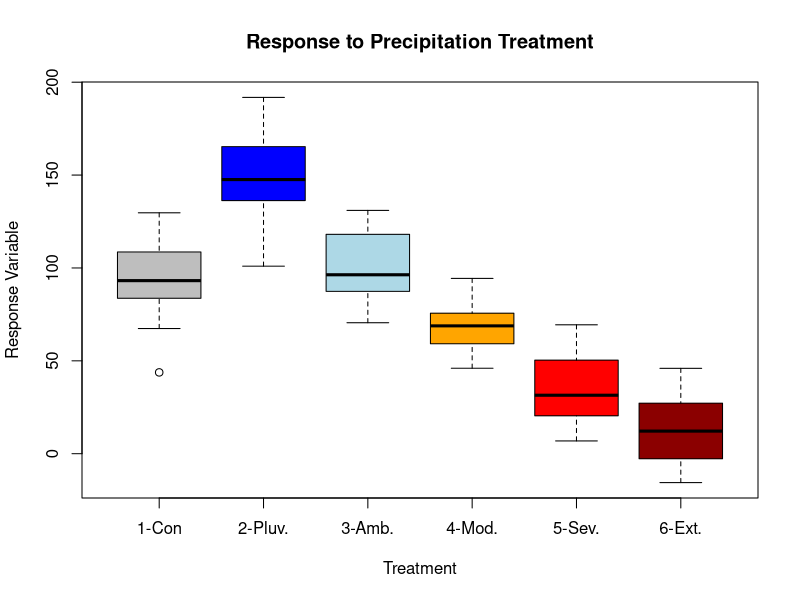
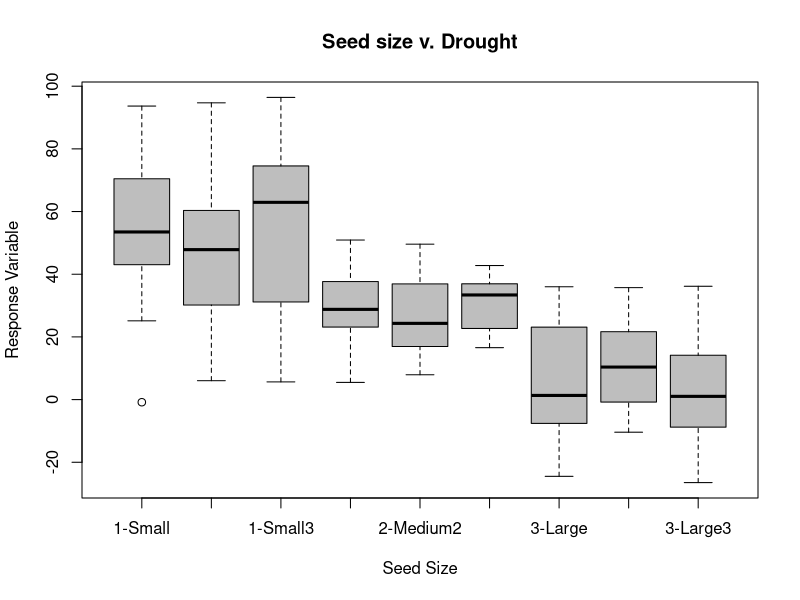
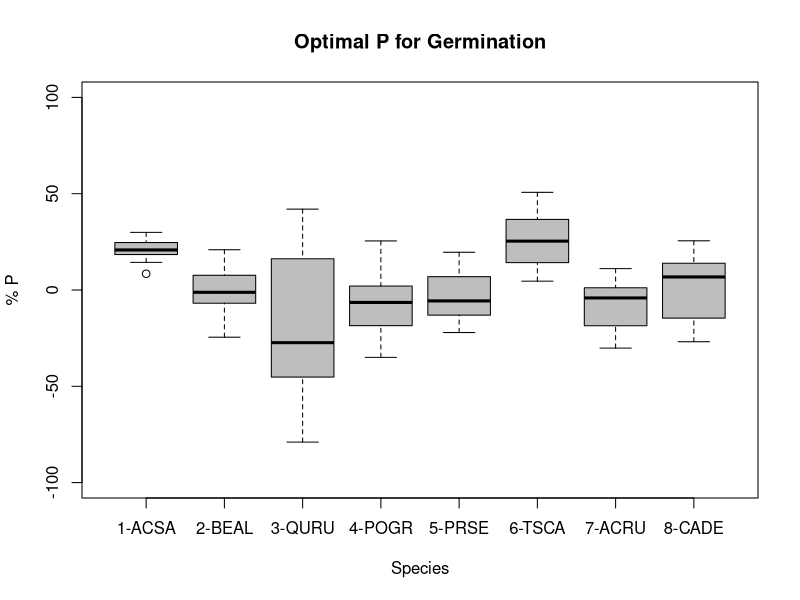
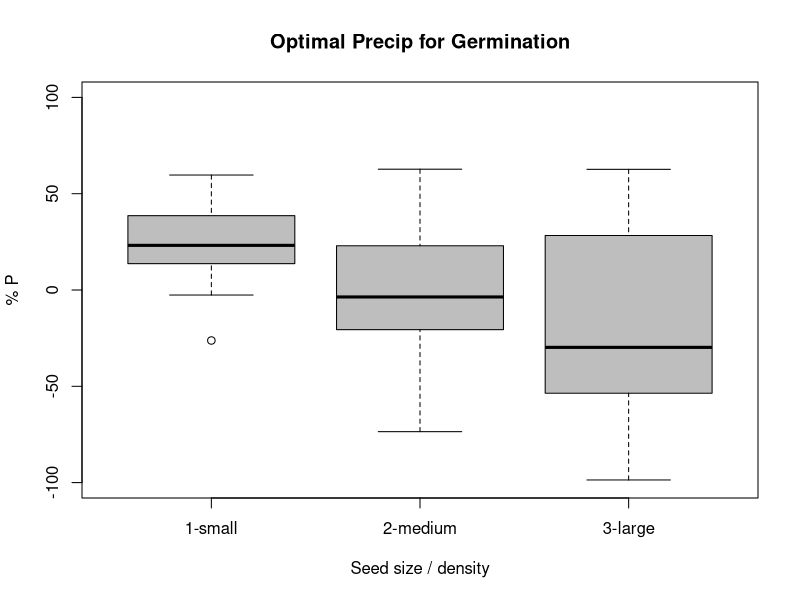
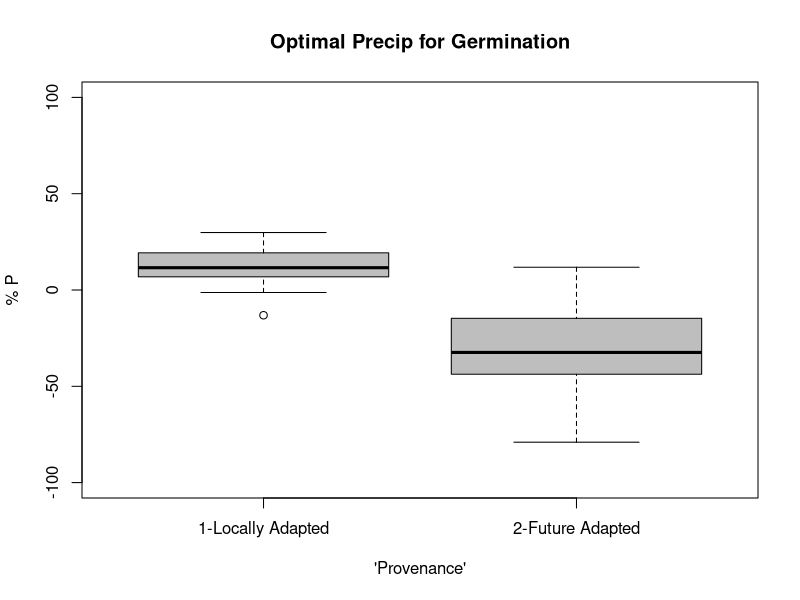
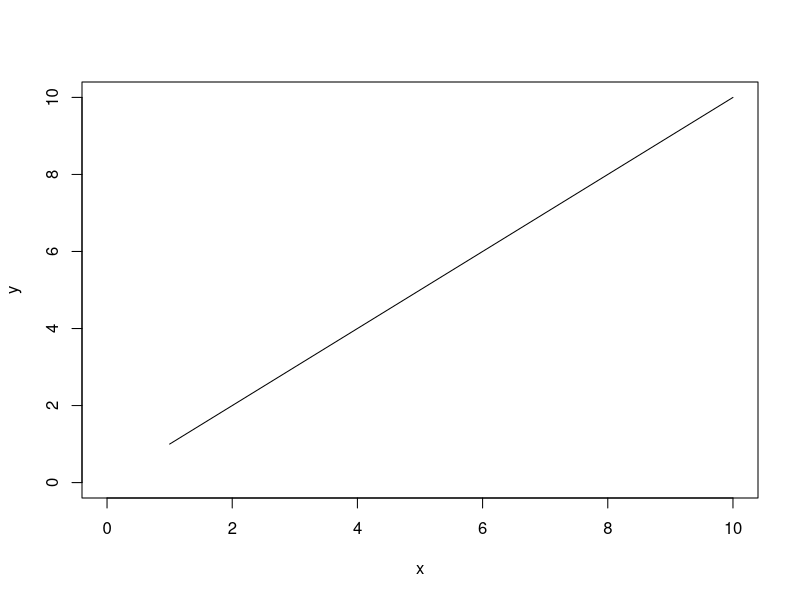

Reproduce these figures in R, in order. (Note: this script raises an error after producing the figures.)

xVar <- as.factor(rep(c("1-Con","2-Pluv.","3-Amb.","4-Mod.","5-Sev.",
                        "6-Ext."),each=20))
set.seed(2)
cT <- rnorm(n=20, mean=90, sd=20)
pT <- rnorm(n=20, mean=150, sd=20)
aT <- rnorm(n=20, mean=100, sd=15)
sT <- rnorm(n=20, mean=70, sd=12)
mT <- rnorm(n=20, mean=40, sd=15)
eT <- rnorm(n=20, mean=5, sd=20)

yVar <- c(cT,pT,aT,sT,mT,eT)

dataFrame <- data.frame(xVar,yVar)

boxplot(yVar~xVar,data=dataFrame,col=c("grey", "blue", "light blue",
                                       "orange", "red", "dark red"),main = "Response to Precipitation Treatment",
        xlab = "Treatment", ylab = "Response Variable")

#################


xVar <- as.factor(rep(c("1-Small","2-Medium","3-Large",
                        "1-Small2","2-Medium2","3-Large2",
                        "1-Small3","2-Medium3","3-Large3"),each=20))

set.seed(2)
sm <- rnorm(n=20, mean=50, sd=22)
me <- rnorm(n=20, mean=30, sd=10)
la <- rnorm(n=20, mean=5, sd=15)
sm2 <- rnorm(n=20, mean=50, sd=22)
me2 <- rnorm(n=20, mean=30, sd=10)
la2 <- rnorm(n=20, mean=5, sd=15)
sm3 <- rnorm(n=20, mean=50, sd=22)
me3 <- rnorm(n=20, mean=30, sd=10)
la3 <- rnorm(n=20, mean=5, sd=15)

yVar <- c(sm,me,la,sm2,me2,la2,sm3,me3,la3)
yVar

dataFrame <- data.frame(xVar,yVar)

boxplot(yVar~xVar,data=dataFrame,col=c("grey"),main = "Seed size v. Drought",
        xlab = "Seed Size", ylab = "Response Variable")

#################


xVar <- as.factor(rep(c("1-ACSA","2-BEAL","3-QURU","4-POGR",
                        "5-PRSE", "6-TSCA","7-ACRU","8-CADE"),each=20))

set.seed(2)
sm <- rnorm(n=20, mean=20, sd=5)
me <- rnorm(n=20, mean=0, sd=10)
la <- rnorm(n=20, mean=-20, sd=30)
sm2 <- rnorm(n=20, mean=-5, sd=15)
me2 <- rnorm(n=20, mean=0, sd=10)
la2 <- rnorm(n=20, mean=20, sd=15)
sm3 <- rnorm(n=20, mean=-10, sd=10)
sm4 <- rnorm(n=20, mean=0, sd=20)


yVar <- c(sm,me,la,sm2,me2,la2,sm3,sm4)
yVar

dataFrame <- data.frame(xVar,yVar)

boxplot(yVar~xVar,data=dataFrame,col=c("grey"),main = "Optimal P for Germination",
        xlab = "Species", ylab = "% P", ylim=c(-100,100))


#################


xVar <- as.factor(rep(c("1-small","2-medium","3-large"),each=20))

set.seed(2)
sm <- rnorm(n=20, mean=20, sd=20)
me <- rnorm(n=20, mean=0, sd=30)
la <- rnorm(n=20, mean=-20, sd=40)


yVar <- c(sm,me,la)
yVar

dataFrame <- data.frame(xVar,yVar)

boxplot(yVar~xVar,data=dataFrame,col=c("grey"),main = "Optimal Precip for Germination",
        xlab = "Seed size / density", ylab = "% P", ylim=c(-100,100))

##########
xVar <- as.factor(rep(c("1-Locally Adapted","2-Future Adapted"),each=20))

set.seed(2)
sm <- rnorm(n=20, mean=10, sd=10)
me <- rnorm(n=20, mean=-30, sd=20)

yVar <- c(sm,me)
yVar

dataFrame <- data.frame(xVar,yVar)

boxplot(yVar~xVar,data=dataFrame,col=c("grey"),main = "Optimal Precip for Germination",
        xlab = "'Provenance'", ylab = "% P", ylim=c(-100,100))

#############
x <- 1:10
y <-1:10

plot(x,y,type="n",xlim=c(0,10),ylim=c(0,10))

lines(x,y)



###########


###################################################
# use all of this to combine graphic elements

# set up plotting regions

par(opar)
layout(matrix(c(2,0,1,3),nrow=2,byrow=TRUE),
       heights=c(1,8),widths=c(8,1))
layout.show(3)
########################################################
# create some skewed data and sort it
x <- sort(rgamma(100,shape=2,scale=1))
y <- sort(rgamma(100,shape=2,scale=1),decreasing=TRUE)

########################################################
# generate the basic scatterplot
par(mar=c(4,5,0,0))
plot(x,y,ann=FALSE,cex=2,pch=21,bg="cornflowerblue", xlab = "test")

par(mar=c(0,5,0,0))
#par(bty="n")
#par(xaxt="n")


boxplot(x,names=FALSE,horizontal=TRUE,col="cornflowerblue")
par(mar=c(4,0,0,0))

#par(yaxt="n")
boxplot(y,names=FALSE, horizontal=FALSE,col="cornflowerblue")

